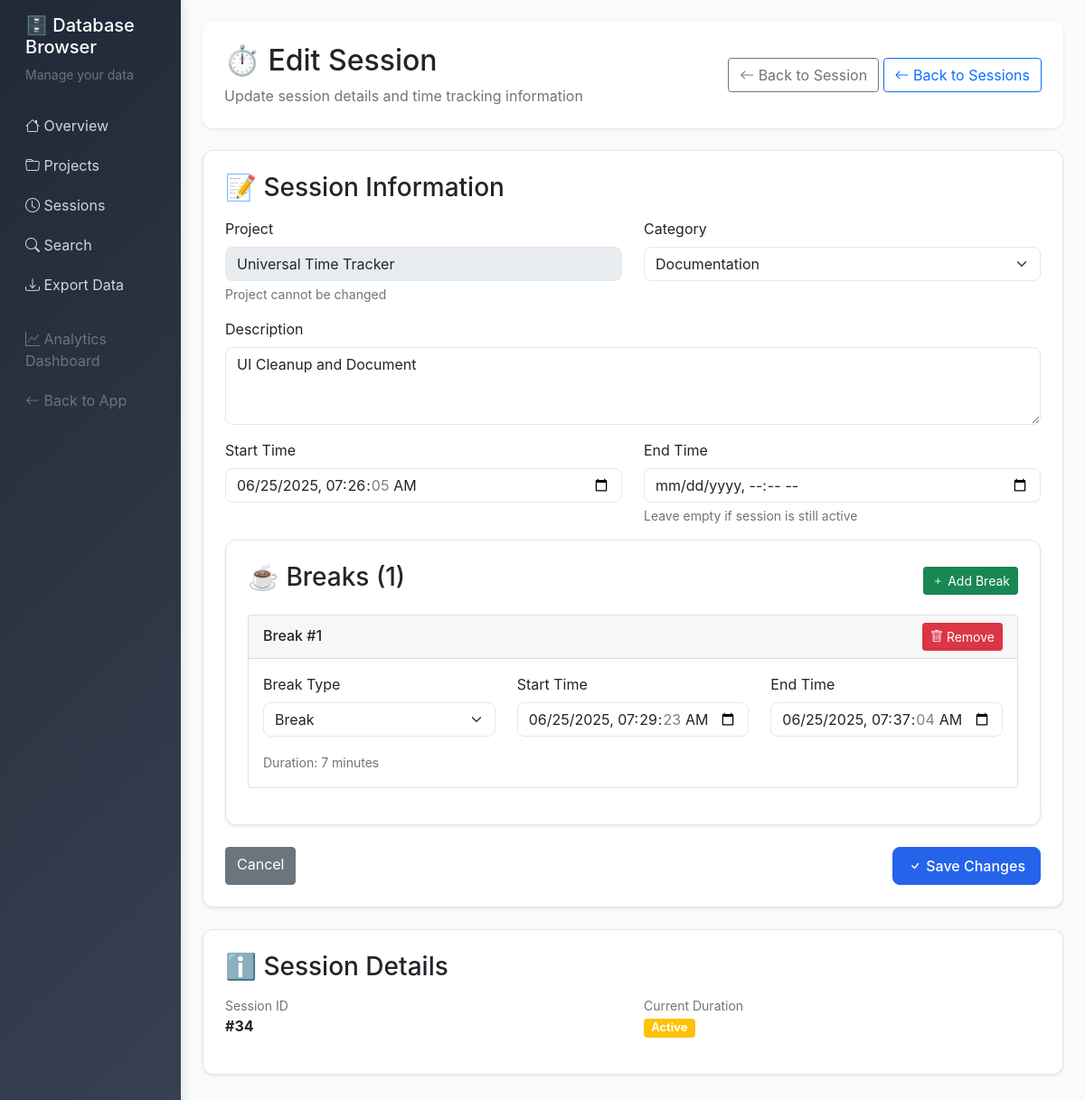
The app's page /db/sessions/34/edit, older data.
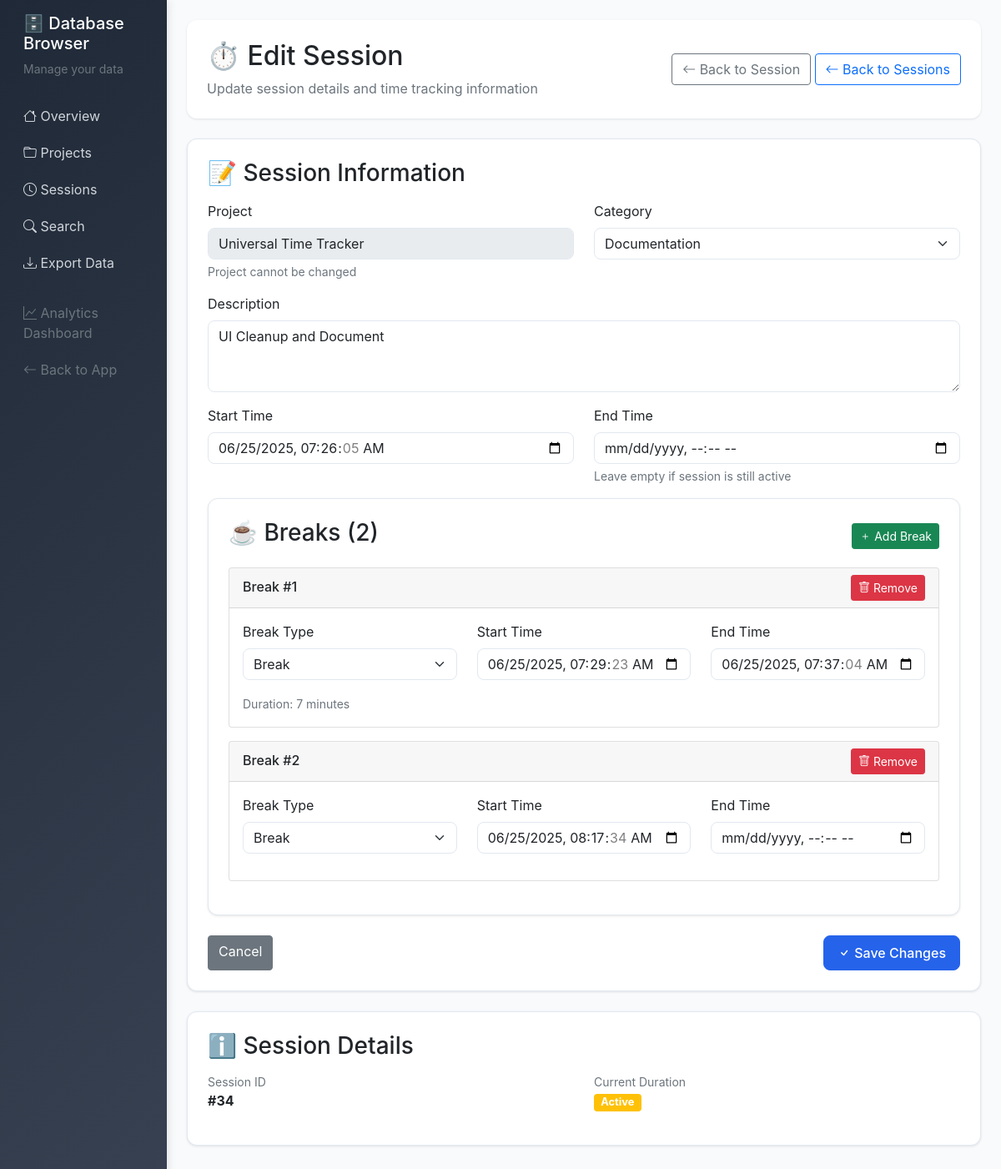
The same page, newer data.
### server/src/models.py (models this page shows, shortened)
    class Break(db.Model):
        __tablename__ = 'breaks'
        id = db.Column(db.Integer, primary_key=True)
        session_id = db.Column(db.Integer, db.ForeignKey('sessions.id'), nullable=False)
        start_time = db.Column(db.DateTime, default=datetime.now)
        end_time = db.Column(db.DateTime)
        duration_minutes = db.Column(db.Integer)
        break_type = db.Column(db.String(50), default='break')

### server/src/db_browser.py (the view, shortened to what this page needs)
@db_browser.route('/db/sessions/<int:session_id>/edit', methods=['GET', 'POST'])
def edit_session(session_id):
    conn = get_db_connection()
    session = conn.execute('''
        SELECT s.*, p.name as project_name
        FROM sessions s
        JOIN projects p ON s.project_id = p.id
        WHERE s.id = ?
    ''', (session_id,)).fetchone()
    if not session:
        conn.close()
        flash('Session not found', 'error')
        return redirect(url_for('db_browser.sessions'))
    breaks = conn.execute('SELECT * FROM breaks WHERE session_id = ? ORDER BY start_time',
                         (session_id,)).fetchall()
    conn.close()
    return render_template('db_browser/edit_session.html', session=session, breaks=breaks)

### server/src/db_browser.py (called while the page is built)
def get_db_connection():
    database_path = os.environ.get('DATABASE_PATH', '/app/data/timetracker.db')
    conn = sqlite3.connect(database_path)
    conn.row_factory = sqlite3.Row
    return conn

### server/src/templates/db_browser/edit_session.html (shortened to what the changed rows need)
{% extends "db_browser/base.html" %}
{% block content %}
<div class="page-header">
    <div class="row align-items-center">
        <div class="col">
            <h1 class="h2 mb-2">⏱️ Edit Session</h1>
        </div>
    </div>
</div>
<div class="content-card">
    <form method="POST" id="editSessionForm">
        <div class="content-card">
            <div class="d-flex justify-content-between align-items-center mb-3">
                <h3>☕ Breaks ({{ breaks|length }})</h3>
                <button type="button" class="btn btn-success btn-sm" onclick="addBreak()">
                    <i class="bi bi-plus"></i> Add Break
                </button>
            </div>
            <div id="breaksContainer">
                {% for break in breaks %}
                <div class="break-item card mb-3" data-break-id="{{ break.id }}">
                    <div class="card-header d-flex justify-content-between align-items-center">
                        <h6 class="mb-0">Break #{{ loop.index }}</h6>
                        <button type="button" class="btn btn-danger btn-sm" onclick="removeBreak(this)">
                            <i class="bi bi-trash"></i> Remove
                        </button>
                    </div>
                    <div class="card-body">
                        <div class="row">
                            <div class="col-md-4 mb-3">
                                <label class="form-label">Break Type</label>
                                <select class="form-select" name="break_type[]" required>
                                    <option value="break" {% if break.break_type == 'break' %}selected{% endif %}>Break</option>
                                </select>
                            </div>
                            <div class="col-md-4 mb-3">
                                <label class="form-label">Start Time</label>
                                <input type="datetime-local" class="form-control" name="break_start_time[]"
                                       value="{{ break.start_time.replace('T', ' ').split('.')[0] if break.start_time else '' }}" required>
                            </div>
                            <div class="col-md-4 mb-3">
                                <label class="form-label">End Time</label>
                                <input type="datetime-local" class="form-control" name="break_end_time[]"
                                       value="{{ break.end_time.replace('T', ' ').split('.')[0] if break.end_time else '' }}">
                            </div>
                        </div>
                        {% if break.duration_minutes %}
                        <div class="row">
                            <div class="col-12">
                                <small class="text-muted">
                                    Duration: {{ break.duration_minutes }} minutes
                                </small>
                            </div>
                        </div>
                        {% endif %}
                    </div>
                </div>
                {% endfor %}
            </div>
        </div>
    </form>
</div>
{% endblock %}

Row changes from the older to the newer data that the page shows:
added Break: break_type "Break", start_time.replace "06/25/2025 08:17:34"
Text that changed along with them:
{{ breaks|length }}: "1" → "2"
